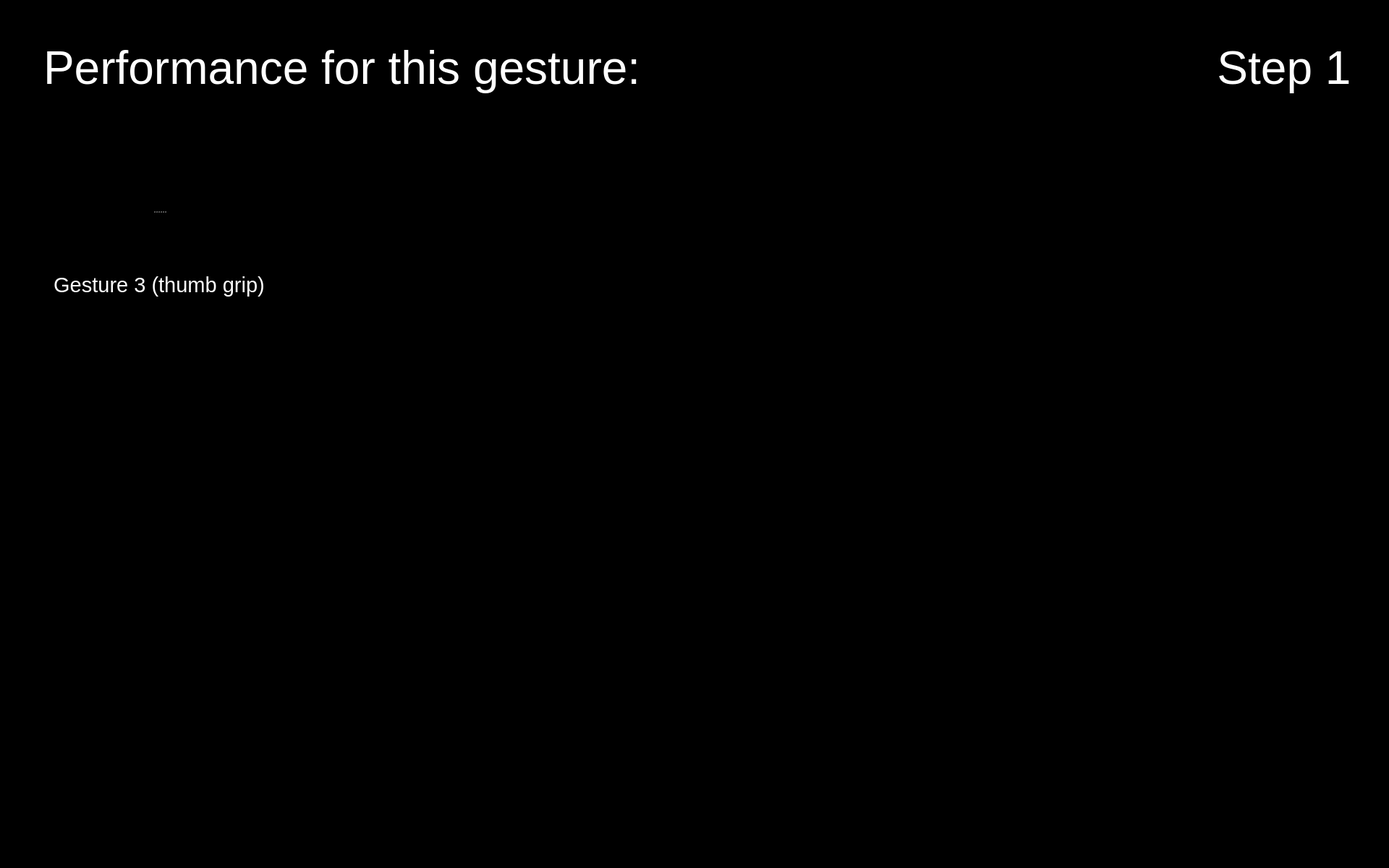
<?xml version="1.0" encoding="UTF-8"?>
<ui version="4.0">
 <class>Form</class>
 <widget class="QWidget" name="Form">
  <property name="geometry">
   <rect>
    <x>0</x>
    <y>0</y>
    <width>1920</width>
    <height>1200</height>
   </rect>
  </property>
  <property name="maximumSize">
   <size>
    <width>1920</width>
    <height>1200</height>
   </size>
  </property>
  <property name="windowTitle">
   <string>Form</string>
  </property>
  <property name="styleSheet">
   <string notr="true">background-color: rgb(0, 0, 0);</string>
  </property>
  <widget class="QPushButton" name="button_nav_left">
   <property name="enabled">
    <bool>true</bool>
   </property>
   <property name="geometry">
    <rect>
     <x>800</x>
     <y>560</y>
     <width>150</width>
     <height>150</height>
    </rect>
   </property>
   <property name="minimumSize">
    <size>
     <width>81</width>
     <height>81</height>
    </size>
   </property>
   <property name="maximumSize">
    <size>
     <width>150</width>
     <height>150</height>
    </size>
   </property>
   <property name="cursor">
    <cursorShape>OpenHandCursor</cursorShape>
   </property>
   <property name="focusPolicy">
    <enum>Qt::WheelFocus</enum>
   </property>
   <property name="contextMenuPolicy">
    <enum>Qt::DefaultContextMenu</enum>
   </property>
   <property name="layoutDirection">
    <enum>Qt::LeftToRight</enum>
   </property>
   <property name="autoFillBackground">
    <bool>false</bool>
   </property>
   <property name="styleSheet">
    <string notr="true"/>
   </property>
   <property name="icon">
    <iconset resource="resources/res.qrc">
     <normaloff>:/buttons/Button Left.svg</normaloff>:/buttons/Button Left.svg</iconset>
   </property>
   <property name="iconSize">
    <size>
     <width>144</width>
     <height>144</height>
    </size>
   </property>
   <property name="autoDefault">
    <bool>false</bool>
   </property>
   <property name="default">
    <bool>false</bool>
   </property>
   <property name="flat">
    <bool>true</bool>
   </property>
  </widget>
  <widget class="QPushButton" name="button_nav_right">
   <property name="enabled">
    <bool>true</bool>
   </property>
   <property name="geometry">
    <rect>
     <x>960</x>
     <y>560</y>
     <width>150</width>
     <height>150</height>
    </rect>
   </property>
   <property name="minimumSize">
    <size>
     <width>81</width>
     <height>81</height>
    </size>
   </property>
   <property name="maximumSize">
    <size>
     <width>150</width>
     <height>150</height>
    </size>
   </property>
   <property name="cursor">
    <cursorShape>OpenHandCursor</cursorShape>
   </property>
   <property name="focusPolicy">
    <enum>Qt::WheelFocus</enum>
   </property>
   <property name="contextMenuPolicy">
    <enum>Qt::DefaultContextMenu</enum>
   </property>
   <property name="layoutDirection">
    <enum>Qt::LeftToRight</enum>
   </property>
   <property name="autoFillBackground">
    <bool>false</bool>
   </property>
   <property name="styleSheet">
    <string notr="true"/>
   </property>
   <property name="icon">
    <iconset resource="resources/res.qrc">
     <normaloff>:/buttons/Button Right.svg</normaloff>:/buttons/Button Right.svg</iconset>
   </property>
   <property name="iconSize">
    <size>
     <width>144</width>
     <height>144</height>
    </size>
   </property>
   <property name="autoDefault">
    <bool>false</bool>
   </property>
   <property name="default">
    <bool>false</bool>
   </property>
   <property name="flat">
    <bool>true</bool>
   </property>
  </widget>
  <widget class="QPushButton" name="button_exit">
   <property name="enabled">
    <bool>true</bool>
   </property>
   <property name="geometry">
    <rect>
     <x>1760</x>
     <y>1040</y>
     <width>150</width>
     <height>150</height>
    </rect>
   </property>
   <property name="minimumSize">
    <size>
     <width>81</width>
     <height>81</height>
    </size>
   </property>
   <property name="maximumSize">
    <size>
     <width>150</width>
     <height>150</height>
    </size>
   </property>
   <property name="cursor">
    <cursorShape>OpenHandCursor</cursorShape>
   </property>
   <property name="focusPolicy">
    <enum>Qt::WheelFocus</enum>
   </property>
   <property name="contextMenuPolicy">
    <enum>Qt::DefaultContextMenu</enum>
   </property>
   <property name="icon">
    <iconset resource="resources/res.qrc">
     <normaloff>:/buttons/Button Exit.svg</normaloff>:/buttons/Button Exit.svg</iconset>
   </property>
   <property name="iconSize">
    <size>
     <width>144</width>
     <height>144</height>
    </size>
   </property>
   <property name="autoDefault">
    <bool>false</bool>
   </property>
   <property name="default">
    <bool>false</bool>
   </property>
   <property name="flat">
    <bool>true</bool>
   </property>
  </widget>
  <widget class="QLabel" name="image_step">
   <property name="geometry">
    <rect>
     <x>1650</x>
     <y>170</y>
     <width>250</width>
     <height>250</height>
    </rect>
   </property>
   <property name="font">
    <font>
     <pointsize>48</pointsize>
    </font>
   </property>
   <property name="styleSheet">
    <string notr="true">color: rgb(255, 255, 255);</string>
   </property>
   <property name="text">
    <string/>
   </property>
   <property name="pixmap">
    <pixmap resource="resources/res.qrc">:/detected steps/Detected Step1_Button.png</pixmap>
   </property>
   <property name="alignment">
    <set>Qt::AlignCenter</set>
   </property>
   <property name="wordWrap">
    <bool>true</bool>
   </property>
  </widget>
  <widget class="QLabel" name="label_plot_1">
   <property name="geometry">
    <rect>
     <x>490</x>
     <y>180</y>
     <width>850</width>
     <height>340</height>
    </rect>
   </property>
   <property name="maximumSize">
    <size>
     <width>1200</width>
     <height>480</height>
    </size>
   </property>
   <property name="font">
    <font>
     <pointsize>48</pointsize>
    </font>
   </property>
   <property name="styleSheet">
    <string notr="true">color: rgb(255, 255, 255);</string>
   </property>
   <property name="text">
    <string/>
   </property>
   <property name="scaledContents">
    <bool>true</bool>
   </property>
  </widget>
  <widget class="QLabel" name="icon_newbie_1">
   <property name="enabled">
    <bool>true</bool>
   </property>
   <property name="geometry">
    <rect>
     <x>490</x>
     <y>380</y>
     <width>100</width>
     <height>100</height>
    </rect>
   </property>
   <property name="sizePolicy">
    <sizepolicy hsizetype="Preferred" vsizetype="Preferred">
     <horstretch>0</horstretch>
     <verstretch>0</verstretch>
    </sizepolicy>
   </property>
   <property name="maximumSize">
    <size>
     <width>100</width>
     <height>100</height>
    </size>
   </property>
   <property name="text">
    <string/>
   </property>
   <property name="pixmap">
    <pixmap resource="resources/res.qrc">:/img/Icon User.png</pixmap>
   </property>
   <property name="scaledContents">
    <bool>true</bool>
   </property>
  </widget>
  <widget class="QLabel" name="icon_reaction_1">
   <property name="enabled">
    <bool>true</bool>
   </property>
   <property name="geometry">
    <rect>
     <x>1400</x>
     <y>250</y>
     <width>200</width>
     <height>200</height>
    </rect>
   </property>
   <property name="sizePolicy">
    <sizepolicy hsizetype="Preferred" vsizetype="Preferred">
     <horstretch>0</horstretch>
     <verstretch>0</verstretch>
    </sizepolicy>
   </property>
   <property name="maximumSize">
    <size>
     <width>200</width>
     <height>200</height>
    </size>
   </property>
   <property name="text">
    <string/>
   </property>
   <property name="scaledContents">
    <bool>true</bool>
   </property>
  </widget>
  <widget class="QLabel" name="icon_expert_1">
   <property name="enabled">
    <bool>true</bool>
   </property>
   <property name="geometry">
    <rect>
     <x>490</x>
     <y>220</y>
     <width>100</width>
     <height>100</height>
    </rect>
   </property>
   <property name="sizePolicy">
    <sizepolicy hsizetype="Preferred" vsizetype="Preferred">
     <horstretch>0</horstretch>
     <verstretch>0</verstretch>
    </sizepolicy>
   </property>
   <property name="maximumSize">
    <size>
     <width>100</width>
     <height>100</height>
    </size>
   </property>
   <property name="text">
    <string/>
   </property>
   <property name="pixmap">
    <pixmap resource="resources/res.qrc">:/img/Icon Expert.png</pixmap>
   </property>
   <property name="scaledContents">
    <bool>true</bool>
   </property>
  </widget>
  <widget class="QLabel" name="label_text_step">
   <property name="geometry">
    <rect>
     <x>1650</x>
     <y>20</y>
     <width>250</width>
     <height>150</height>
    </rect>
   </property>
   <property name="font">
    <font>
     <family>Arial</family>
     <pointsize>48</pointsize>
     <weight>9</weight>
     <italic>false</italic>
     <bold>false</bold>
    </font>
   </property>
   <property name="styleSheet">
    <string notr="true">font: 75 48pt &quot;Arial&quot;;
color: rgb(255, 255, 255);</string>
   </property>
   <property name="text">
    <string>Step 1</string>
   </property>
   <property name="textFormat">
    <enum>Qt::RichText</enum>
   </property>
   <property name="alignment">
    <set>Qt::AlignCenter</set>
   </property>
   <property name="wordWrap">
    <bool>true</bool>
   </property>
  </widget>
  <widget class="QSplitter" name="splitter_4">
   <property name="geometry">
    <rect>
     <x>60</x>
     <y>210</y>
     <width>320</width>
     <height>282</height>
    </rect>
   </property>
   <property name="orientation">
    <enum>Qt::Vertical</enum>
   </property>
   <widget class="QLabel" name="image_required_3">
    <property name="maximumSize">
     <size>
      <width>320</width>
      <height>240</height>
     </size>
    </property>
    <property name="text">
     <string/>
    </property>
    <property name="pixmap">
     <pixmap resource="resources/res.qrc">:/img/right_step1_gesture3.png</pixmap>
    </property>
    <property name="scaledContents">
     <bool>true</bool>
    </property>
   </widget>
   <widget class="QLabel" name="text_required_3">
    <property name="font">
     <font>
      <family>Arial</family>
      <pointsize>22</pointsize>
      <weight>9</weight>
      <italic>false</italic>
      <bold>false</bold>
     </font>
    </property>
    <property name="styleSheet">
     <string notr="true">font: 75 22pt &quot;Arial&quot;;
color: rgb(255, 255, 255);</string>
    </property>
    <property name="text">
     <string>Gesture 3 (thumb grip)</string>
    </property>
    <property name="textFormat">
     <enum>Qt::PlainText</enum>
    </property>
    <property name="alignment">
     <set>Qt::AlignCenter</set>
    </property>
    <property name="wordWrap">
     <bool>true</bool>
    </property>
   </widget>
  </widget>
  <widget class="QLabel" name="label_trouble">
   <property name="geometry">
    <rect>
     <x>60</x>
     <y>20</y>
     <width>1280</width>
     <height>150</height>
    </rect>
   </property>
   <property name="font">
    <font>
     <family>Arial</family>
     <pointsize>48</pointsize>
     <weight>9</weight>
     <italic>false</italic>
     <bold>false</bold>
    </font>
   </property>
   <property name="styleSheet">
    <string notr="true">font: 75 48pt &quot;Arial&quot;;
color: rgb(255, 255, 255);</string>
   </property>
   <property name="text">
    <string>Performance for this gesture:</string>
   </property>
   <property name="textFormat">
    <enum>Qt::RichText</enum>
   </property>
   <property name="alignment">
    <set>Qt::AlignLeading|Qt::AlignLeft|Qt::AlignVCenter</set>
   </property>
   <property name="wordWrap">
    <bool>true</bool>
   </property>
  </widget>
 </widget>
 <resources>
  <include location="resources/res.qrc"/>
 </resources>
 <connections/>
</ui>
